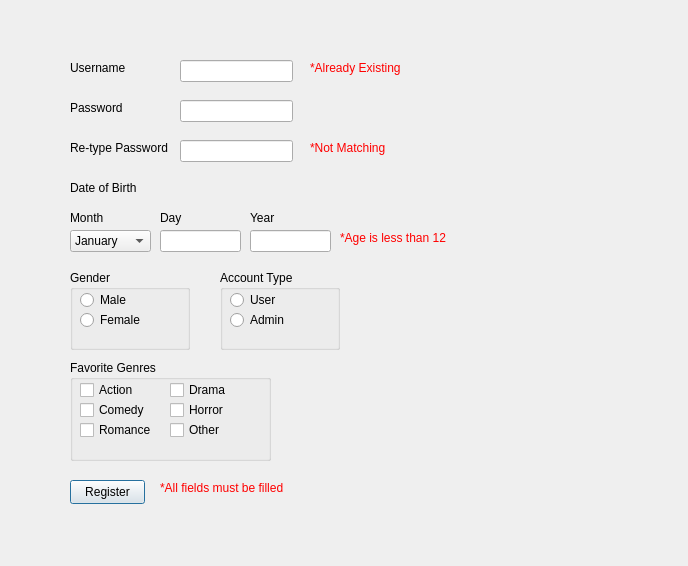
<?xml version="1.0" encoding="UTF-8"?>
<ui version="4.0">
 <class>RegisterWindow</class>
 <widget class="QDialog" name="RegisterWindow">
  <property name="geometry">
   <rect>
    <x>0</x>
    <y>0</y>
    <width>688</width>
    <height>566</height>
   </rect>
  </property>
  <property name="windowTitle">
   <string>Dialog</string>
  </property>
  <widget class="QLabel" name="labelUsername">
   <property name="geometry">
    <rect>
     <x>70</x>
     <y>60</y>
     <width>61</width>
     <height>16</height>
    </rect>
   </property>
   <property name="text">
    <string>Username</string>
   </property>
  </widget>
  <widget class="QLabel" name="labelPassword">
   <property name="geometry">
    <rect>
     <x>70</x>
     <y>100</y>
     <width>61</width>
     <height>16</height>
    </rect>
   </property>
   <property name="text">
    <string>Password</string>
   </property>
  </widget>
  <widget class="QLabel" name="labelRetypePasswprd">
   <property name="geometry">
    <rect>
     <x>70</x>
     <y>140</y>
     <width>101</width>
     <height>16</height>
    </rect>
   </property>
   <property name="text">
    <string>Re-type Password</string>
   </property>
  </widget>
  <widget class="QLineEdit" name="lineEditRetypePassword">
   <property name="geometry">
    <rect>
     <x>180</x>
     <y>140</y>
     <width>113</width>
     <height>22</height>
    </rect>
   </property>
  </widget>
  <widget class="QLineEdit" name="lineEditPassword">
   <property name="geometry">
    <rect>
     <x>180</x>
     <y>100</y>
     <width>113</width>
     <height>22</height>
    </rect>
   </property>
  </widget>
  <widget class="QLineEdit" name="lineEditUsername">
   <property name="geometry">
    <rect>
     <x>180</x>
     <y>60</y>
     <width>113</width>
     <height>22</height>
    </rect>
   </property>
  </widget>
  <widget class="QLabel" name="labelExistingUsername">
   <property name="geometry">
    <rect>
     <x>310</x>
     <y>60</y>
     <width>111</width>
     <height>16</height>
    </rect>
   </property>
   <property name="text">
    <string>&lt;html&gt;&lt;head/&gt;&lt;body&gt;&lt;p&gt;&lt;span style=&quot; color:#ff0000;&quot;&gt;*Already Existing&lt;/span&gt;&lt;/p&gt;&lt;/body&gt;&lt;/html&gt;</string>
   </property>
  </widget>
  <widget class="QLabel" name="labelPasswordNotMatching">
   <property name="geometry">
    <rect>
     <x>310</x>
     <y>140</y>
     <width>111</width>
     <height>16</height>
    </rect>
   </property>
   <property name="text">
    <string>&lt;html&gt;&lt;head/&gt;&lt;body&gt;&lt;p&gt;&lt;span style=&quot; color:#ff0000;&quot;&gt;*Not Matching&lt;/span&gt;&lt;/p&gt;&lt;/body&gt;&lt;/html&gt;</string>
   </property>
  </widget>
  <widget class="QComboBox" name="comboBoxMonth">
   <property name="geometry">
    <rect>
     <x>70</x>
     <y>230</y>
     <width>81</width>
     <height>22</height>
    </rect>
   </property>
   <item>
    <property name="text">
     <string>January</string>
    </property>
   </item>
   <item>
    <property name="text">
     <string>February</string>
    </property>
   </item>
   <item>
    <property name="text">
     <string>March</string>
    </property>
   </item>
   <item>
    <property name="text">
     <string>April</string>
    </property>
   </item>
   <item>
    <property name="text">
     <string>May</string>
    </property>
   </item>
   <item>
    <property name="text">
     <string>June</string>
    </property>
   </item>
   <item>
    <property name="text">
     <string>July</string>
    </property>
   </item>
   <item>
    <property name="text">
     <string>August</string>
    </property>
   </item>
   <item>
    <property name="text">
     <string>September</string>
    </property>
   </item>
   <item>
    <property name="text">
     <string>October</string>
    </property>
   </item>
   <item>
    <property name="text">
     <string>November</string>
    </property>
   </item>
   <item>
    <property name="text">
     <string>December</string>
    </property>
   </item>
  </widget>
  <widget class="QLabel" name="labelDateofBirth">
   <property name="geometry">
    <rect>
     <x>70</x>
     <y>180</y>
     <width>71</width>
     <height>16</height>
    </rect>
   </property>
   <property name="text">
    <string>Date of Birth</string>
   </property>
  </widget>
  <widget class="QLabel" name="labelMonth">
   <property name="geometry">
    <rect>
     <x>70</x>
     <y>210</y>
     <width>41</width>
     <height>16</height>
    </rect>
   </property>
   <property name="text">
    <string>Month</string>
   </property>
  </widget>
  <widget class="QLabel" name="labelDay">
   <property name="geometry">
    <rect>
     <x>160</x>
     <y>210</y>
     <width>41</width>
     <height>16</height>
    </rect>
   </property>
   <property name="text">
    <string>Day</string>
   </property>
  </widget>
  <widget class="QLabel" name="labelYear">
   <property name="geometry">
    <rect>
     <x>250</x>
     <y>210</y>
     <width>41</width>
     <height>16</height>
    </rect>
   </property>
   <property name="text">
    <string>Year</string>
   </property>
  </widget>
  <widget class="QLineEdit" name="lineEditDay">
   <property name="geometry">
    <rect>
     <x>160</x>
     <y>230</y>
     <width>81</width>
     <height>22</height>
    </rect>
   </property>
  </widget>
  <widget class="QLineEdit" name="lineEditYear">
   <property name="geometry">
    <rect>
     <x>250</x>
     <y>230</y>
     <width>81</width>
     <height>22</height>
    </rect>
   </property>
  </widget>
  <widget class="QGroupBox" name="groupBoxGender">
   <property name="geometry">
    <rect>
     <x>70</x>
     <y>270</y>
     <width>120</width>
     <height>80</height>
    </rect>
   </property>
   <property name="title">
    <string>Gender</string>
   </property>
   <widget class="QRadioButton" name="radioButtonMale">
    <property name="geometry">
     <rect>
      <x>10</x>
      <y>20</y>
      <width>89</width>
      <height>20</height>
     </rect>
    </property>
    <property name="text">
     <string>Male</string>
    </property>
   </widget>
   <widget class="QRadioButton" name="radioButtonFemale">
    <property name="geometry">
     <rect>
      <x>10</x>
      <y>40</y>
      <width>89</width>
      <height>20</height>
     </rect>
    </property>
    <property name="text">
     <string>Female</string>
    </property>
   </widget>
  </widget>
  <widget class="QGroupBox" name="groupBoxAccountType">
   <property name="geometry">
    <rect>
     <x>220</x>
     <y>270</y>
     <width>120</width>
     <height>80</height>
    </rect>
   </property>
   <property name="title">
    <string>Account Type</string>
   </property>
   <widget class="QRadioButton" name="radioButtonUser">
    <property name="geometry">
     <rect>
      <x>10</x>
      <y>20</y>
      <width>89</width>
      <height>20</height>
     </rect>
    </property>
    <property name="text">
     <string>User</string>
    </property>
   </widget>
   <widget class="QRadioButton" name="radioButtonAdmin">
    <property name="geometry">
     <rect>
      <x>10</x>
      <y>40</y>
      <width>89</width>
      <height>20</height>
     </rect>
    </property>
    <property name="text">
     <string>Admin</string>
    </property>
   </widget>
  </widget>
  <widget class="QGroupBox" name="groupBoxFavoriteGenres">
   <property name="geometry">
    <rect>
     <x>70</x>
     <y>360</y>
     <width>201</width>
     <height>101</height>
    </rect>
   </property>
   <property name="title">
    <string>Favorite Genres</string>
   </property>
   <widget class="QCheckBox" name="checkBoxAction">
    <property name="geometry">
     <rect>
      <x>10</x>
      <y>20</y>
      <width>76</width>
      <height>20</height>
     </rect>
    </property>
    <property name="text">
     <string>Action</string>
    </property>
   </widget>
   <widget class="QCheckBox" name="checkBoxComedy">
    <property name="geometry">
     <rect>
      <x>10</x>
      <y>40</y>
      <width>76</width>
      <height>20</height>
     </rect>
    </property>
    <property name="text">
     <string>Comedy</string>
    </property>
   </widget>
   <widget class="QCheckBox" name="checkBoxRomance">
    <property name="geometry">
     <rect>
      <x>10</x>
      <y>60</y>
      <width>76</width>
      <height>20</height>
     </rect>
    </property>
    <property name="text">
     <string>Romance</string>
    </property>
   </widget>
   <widget class="QCheckBox" name="checkBoxDrama">
    <property name="geometry">
     <rect>
      <x>100</x>
      <y>20</y>
      <width>76</width>
      <height>20</height>
     </rect>
    </property>
    <property name="text">
     <string>Drama</string>
    </property>
   </widget>
   <widget class="QCheckBox" name="checkBoxHorror">
    <property name="geometry">
     <rect>
      <x>100</x>
      <y>40</y>
      <width>76</width>
      <height>20</height>
     </rect>
    </property>
    <property name="text">
     <string>Horror</string>
    </property>
   </widget>
   <widget class="QCheckBox" name="checkBoxOther">
    <property name="geometry">
     <rect>
      <x>100</x>
      <y>60</y>
      <width>76</width>
      <height>20</height>
     </rect>
    </property>
    <property name="text">
     <string>Other</string>
    </property>
   </widget>
  </widget>
  <widget class="QLabel" name="labelDateofBirth_Error">
   <property name="geometry">
    <rect>
     <x>340</x>
     <y>230</y>
     <width>111</width>
     <height>16</height>
    </rect>
   </property>
   <property name="text">
    <string>&lt;html&gt;&lt;head/&gt;&lt;body&gt;&lt;p&gt;&lt;span style=&quot; color:#ff0000;&quot;&gt;*Age is less than 12&lt;/span&gt;&lt;/p&gt;&lt;/body&gt;&lt;/html&gt;</string>
   </property>
  </widget>
  <widget class="QPushButton" name="pushButtonRegister">
   <property name="geometry">
    <rect>
     <x>70</x>
     <y>480</y>
     <width>75</width>
     <height>24</height>
    </rect>
   </property>
   <property name="text">
    <string>Register</string>
   </property>
  </widget>
  <widget class="QLabel" name="labelRegister_error">
   <property name="geometry">
    <rect>
     <x>160</x>
     <y>480</y>
     <width>131</width>
     <height>16</height>
    </rect>
   </property>
   <property name="text">
    <string>&lt;html&gt;&lt;head/&gt;&lt;body&gt;&lt;p&gt;&lt;span style=&quot; color:#ff0000;&quot;&gt;*All fields must be filled&lt;/span&gt;&lt;/p&gt;&lt;/body&gt;&lt;/html&gt;</string>
   </property>
  </widget>
 </widget>
 <resources/>
 <connections/>
</ui>
